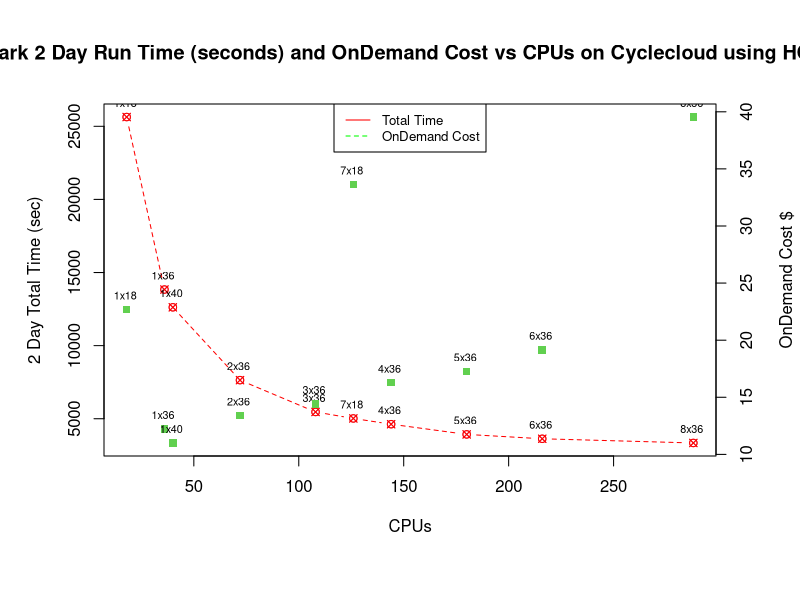

R code for this plot:
# Script author: Liz Adams
# Affiliation: UNC CMAS Center 

curr_wd<-getwd()
setwd(curr_wd)
csv_data<-read.csv("../docs/user_guide_cyclecloud/timing_hc44rs.csv",sep="\t", skip =0, header = TRUE, comment.char = "",check.names = FALSE, quote="", )
print(csv_data)

# ------------- Do not change below unless modifying for a different workflow ---------------------


# plot data
   png(file = paste('HC44rs','_','Time','_','Cost','_','CPUs','.png',sep=''), width = 1024, height = 768, bg='white')
   x <- csv_data$CPUs
   y1 <- csv_data$TotalTime
   y2 <- csv_data$OnDemandCost
   labels <- csv_data$NodesbyCPU

# Draw first plot using axis y1
# sets the bottom, left, top and right margins respectively of the plot region in number of lines of text, + 0.2 gives extra room on the right margin for second legend.
par(mar = c(7, 5, 5, 4) + 0.2) 

plot(x, y1, pch = 13, col = 2, xlab = "CPUs", ylab = "2 Day Total Time (sec)", main = "CMAQv533 Benchmark 2 Day Run Time (seconds) and OnDemand Cost vs CPUs on Cyclecloud using HC44rs Compute Nodes")

# Add a line
lines(x, y1, pch=13, col="red", type="b", lty=2)

text(x, y1, labels, cex=0.65, pos=3,col="black")

# set parameter new=True for a new axis
par(new = TRUE)  

# Draw second plot using axis y2
plot(x, y2, pch = 15, col = 3, axes = FALSE, xlab = "", ylab = "")

axis(side = 4, at = pretty(range(y2)))
mtext("OnDemand Cost $", side = 4, line = 3, col="black")
text(x, y2, labels, cex=0.65, pos=3,col="black")
legend("top", legend=c("Total Time", "OnDemand Cost"),
       col=c("red", "green"), lty=1:2, cex=0.8)
